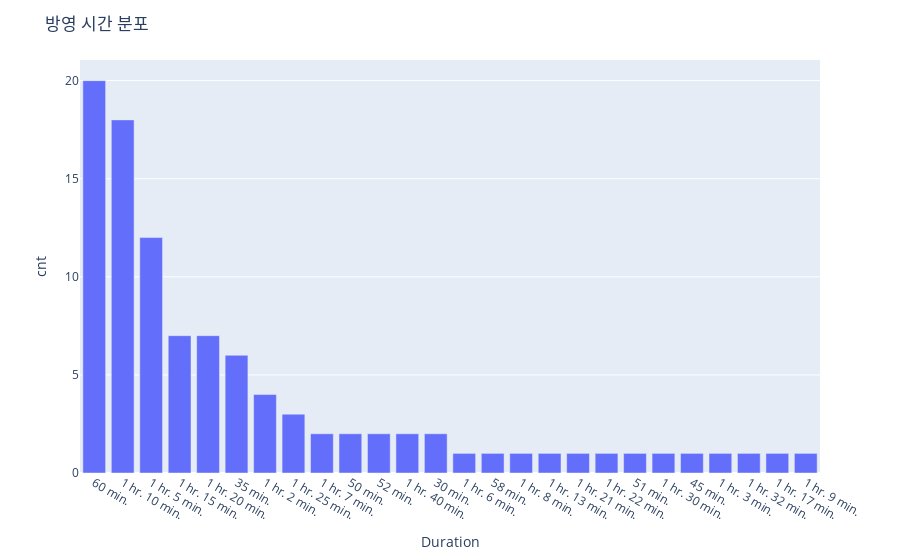

Notebook cell for this chart:
### Code cell
fig = px.bar(data_frame=duration_df,
           x = 'Duration',
           y = 'cnt')

fig.update_layout(title='방영 시간 분포')

fig.show()

### Figure 1 — Plotly figure (JSON) as saved in the notebook; plotly's stock layout.template omitted (floating-point values rounded to 4 significant figures)
{"data": [{"alignmentgroup": "True", "hovertemplate": "Duration=%{x}<br>cnt=%{y}<extra></extra>", "legendgroup": "", "marker": {"color": "#636efa", "pattern": {"shape": ""}}, "name": "", "offsetgroup": "", "orientation": "v", "showlegend": false, "textposition": "auto", "type": "bar", "x": ["60 min.", "1 hr. 10 min.", "1 hr. 5 min.", "1 hr. 15 min.", "1 hr. 20 min.", "35 min.", "1 hr. 2 min.", "1 hr. 25 min.", "1 hr. 7 min.", "50 min.", "52 min.", "1 hr. 40 min.", "30 min.", "1 hr. 6 min.", "58 min.", "1 hr. 8 min.", "1 hr. 13 min.", "1 hr. 21 min.", "1 hr. 22 min.", "51 min.", "1 hr. 30 min.", "45 min.", "1 hr. 3 min.", "1 hr. 32 min.", "1 hr. 17 min.", "1 hr. 9 min."], "xaxis": "x", "y": [20, 18, 12, 7, 7, 6, 4, 3, 2, 2, 2, 2, 2, 1, 1, 1, 1, 1, 1, 1, 1, 1, 1, 1, 1, 1], "yaxis": "y"}], "layout": {"barmode": "relative", "legend": {"tracegroupgap": 0}, "margin": {"t": 60}, "title": {"text": "방영 시간 분포"}, "xaxis": {"anchor": "y", "domain": [0, 1], "title": {"text": "Duration"}}, "yaxis": {"anchor": "x", "domain": [0, 1], "title": {"text": "cnt"}}}}
